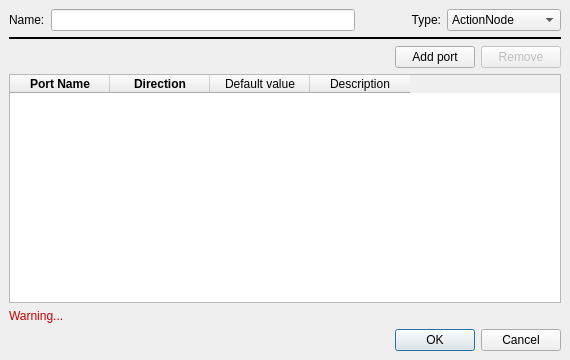
<?xml version="1.0" encoding="UTF-8"?>
<ui version="4.0">
 <class>CustomNodeDialog</class>
 <widget class="QDialog" name="CustomNodeDialog">
  <property name="geometry">
   <rect>
    <x>0</x>
    <y>0</y>
    <width>570</width>
    <height>360</height>
   </rect>
  </property>
  <property name="maximumSize">
   <size>
    <width>16777215</width>
    <height>400</height>
   </size>
  </property>
  <property name="windowTitle">
   <string>Custom Node Editor</string>
  </property>
  <property name="styleSheet">
   <string notr="true"/>
  </property>
  <layout class="QVBoxLayout" name="verticalLayout" stretch="0,0,0,0,0,0">
   <property name="spacing">
    <number>6</number>
   </property>
   <property name="leftMargin">
    <number>9</number>
   </property>
   <property name="topMargin">
    <number>9</number>
   </property>
   <property name="rightMargin">
    <number>9</number>
   </property>
   <property name="bottomMargin">
    <number>9</number>
   </property>
   <item>
    <layout class="QGridLayout" name="gridLayout">
     <item row="0" column="1">
      <widget class="QLineEdit" name="lineEdit">
       <property name="styleSheet">
        <string notr="true"/>
       </property>
      </widget>
     </item>
     <item row="0" column="2">
      <widget class="QLabel" name="label_3">
       <property name="minimumSize">
        <size>
         <width>80</width>
         <height>0</height>
        </size>
       </property>
       <property name="text">
        <string>Type:</string>
       </property>
       <property name="alignment">
        <set>Qt::AlignRight|Qt::AlignTrailing|Qt::AlignVCenter</set>
       </property>
      </widget>
     </item>
     <item row="0" column="0">
      <widget class="QLabel" name="label_2">
       <property name="text">
        <string>Name:</string>
       </property>
      </widget>
     </item>
     <item row="0" column="3">
      <widget class="QComboBox" name="comboBox">
       <item>
        <property name="text">
         <string>ActionNode</string>
        </property>
       </item>
       <item>
        <property name="text">
         <string>ConditionNode</string>
        </property>
       </item>
       <item>
        <property name="text">
         <string>ControlNode</string>
        </property>
       </item>
       <item>
        <property name="text">
         <string>SubTree</string>
        </property>
       </item>
       <item>
        <property name="text">
         <string>DecoratorNode</string>
        </property>
       </item>
      </widget>
     </item>
    </layout>
   </item>
   <item>
    <widget class="Line" name="line">
     <property name="frameShadow">
      <enum>QFrame::Plain</enum>
     </property>
     <property name="lineWidth">
      <number>2</number>
     </property>
     <property name="orientation">
      <enum>Qt::Horizontal</enum>
     </property>
    </widget>
   </item>
   <item>
    <layout class="QHBoxLayout" name="horizontalLayout">
     <item>
      <spacer name="horizontalSpacer">
       <property name="orientation">
        <enum>Qt::Horizontal</enum>
       </property>
       <property name="sizeHint" stdset="0">
        <size>
         <width>40</width>
         <height>20</height>
        </size>
       </property>
      </spacer>
     </item>
     <item>
      <widget class="QPushButton" name="pushButtonAdd">
       <property name="text">
        <string>Add port</string>
       </property>
      </widget>
     </item>
     <item>
      <widget class="QPushButton" name="pushButtonRemove">
       <property name="enabled">
        <bool>false</bool>
       </property>
       <property name="text">
        <string>Remove</string>
       </property>
      </widget>
     </item>
    </layout>
   </item>
   <item>
    <widget class="QTableWidget" name="tableWidget">
     <property name="styleSheet">
      <string notr="true"/>
     </property>
     <property name="selectionMode">
      <enum>QAbstractItemView::SingleSelection</enum>
     </property>
     <property name="selectionBehavior">
      <enum>QAbstractItemView::SelectRows</enum>
     </property>
     <property name="columnCount">
      <number>4</number>
     </property>
     <attribute name="horizontalHeaderMinimumSectionSize">
      <number>100</number>
     </attribute>
     <attribute name="horizontalHeaderDefaultSectionSize">
      <number>100</number>
     </attribute>
     <attribute name="verticalHeaderVisible">
      <bool>false</bool>
     </attribute>
     <column>
      <property name="text">
       <string>Port Name</string>
      </property>
      <property name="font">
       <font>
        <weight>75</weight>
        <bold>true</bold>
       </font>
      </property>
     </column>
     <column>
      <property name="text">
       <string>Direction</string>
      </property>
      <property name="font">
       <font>
        <weight>75</weight>
        <bold>true</bold>
       </font>
      </property>
     </column>
     <column>
      <property name="text">
       <string>Default value</string>
      </property>
     </column>
     <column>
      <property name="text">
       <string>Description</string>
      </property>
     </column>
    </widget>
   </item>
   <item>
    <widget class="QLabel" name="labelWarning">
     <property name="styleSheet">
      <string notr="true">color: rgb(204, 0, 0);</string>
     </property>
     <property name="text">
      <string>Warning...</string>
     </property>
    </widget>
   </item>
   <item>
    <widget class="QDialogButtonBox" name="buttonBox">
     <property name="orientation">
      <enum>Qt::Horizontal</enum>
     </property>
     <property name="standardButtons">
      <set>QDialogButtonBox::Cancel|QDialogButtonBox::Ok</set>
     </property>
    </widget>
   </item>
  </layout>
 </widget>
 <resources/>
 <connections>
  <connection>
   <sender>buttonBox</sender>
   <signal>accepted()</signal>
   <receiver>CustomNodeDialog</receiver>
   <slot>accept()</slot>
   <hints>
    <hint type="sourcelabel">
     <x>248</x>
     <y>254</y>
    </hint>
    <hint type="destinationlabel">
     <x>157</x>
     <y>274</y>
    </hint>
   </hints>
  </connection>
  <connection>
   <sender>buttonBox</sender>
   <signal>rejected()</signal>
   <receiver>CustomNodeDialog</receiver>
   <slot>reject()</slot>
   <hints>
    <hint type="sourcelabel">
     <x>316</x>
     <y>260</y>
    </hint>
    <hint type="destinationlabel">
     <x>286</x>
     <y>274</y>
    </hint>
   </hints>
  </connection>
 </connections>
</ui>
